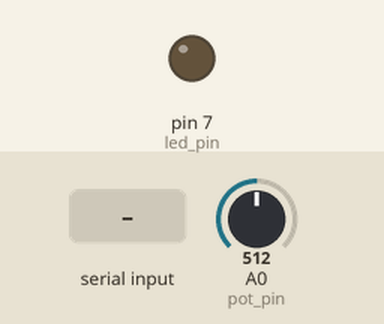
A sketch run on a simulated Arduino Uno, built with avr-gcc and run on an emulated ATmega328P. On the bench: output pins drawn as LEDs (lit = HIGH). The inputs (shaded band) are chosen by the test bench; at power-on: A0 (pot_pin) = 512. What the sketch prints to the serial monitor is not drawn.

Above: at 1.2 s.
1.3 s: "1" received over Serial
At 1.9 s:
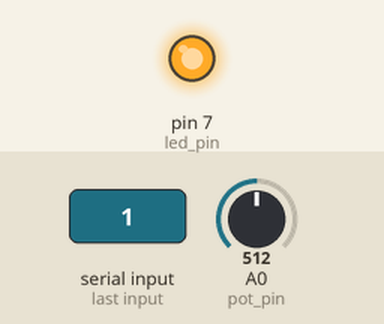
2.8 s: "0" received over Serial
At 3.1 s:
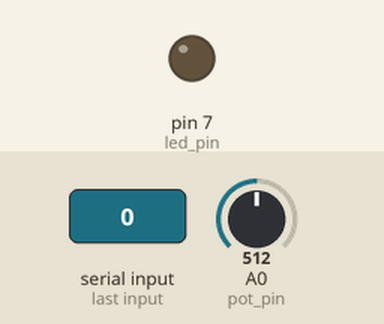
Timing chart, 0 to 5.8 s (numbered marks = the images above; inputs shaded):
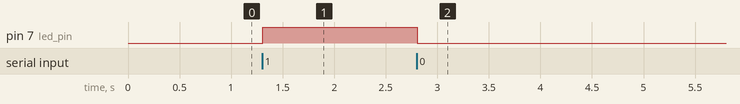

The sketch:

Codigo_Aula_22_IDE.ino
```cpp
// Definição dos pinos
int led_pin = 7;   // Pino onde o LED está conectado
int pot_pin = A0;  // Pino do potenciômetro
int pot_output;    // Variável para armazenar a leitura do potenciômetro
char lastState = ' '; // Variável para armazenar o último estado recebido pela Serial

void setup() {
  pinMode(led_pin, OUTPUT); // Configura o LED como saída
  Serial.begin(9600);       // Inicializa a comunicação Serial com baud rate de 9600
}

void loop() {
  // Lê o valor do potenciômetro (0 a 1023)
  pot_output = analogRead(pot_pin);

  // Mapeia o valor lido para a faixa de 0 a 255 (escala de brilho de LEDs)
  int mapped_output = map(pot_output, 0, 1023, 0, 255);

  // Envia o valor mapeado para o Processing via Serial
  Serial.println(mapped_output);

  // Verifica se há dados disponíveis na Serial
  if (Serial.available() > 0) {
    char state = Serial.read(); // Lê o caractere recebido

    // Só altera o estado do LED se o novo comando for diferente do último recebido
    if (state != lastState) {
      lastState = state; // Atualiza o último estado

      // Liga ou desliga o LED de acordo com o caractere recebido
      if (state == '1') {
        digitalWrite(led_pin, HIGH);
      } else if (state == '0') {
        digitalWrite(led_pin, LOW);
      }
    }
  }

  delay(10); // Pequeno atraso para evitar sobrecarga na comunicação
}
```

Measured:
- after the input at 1.3 s, pin 7 (led_pin): LOW → HIGH at once
- after the input at 2.8 s, pin 7 (led_pin): HIGH → LOW at once
